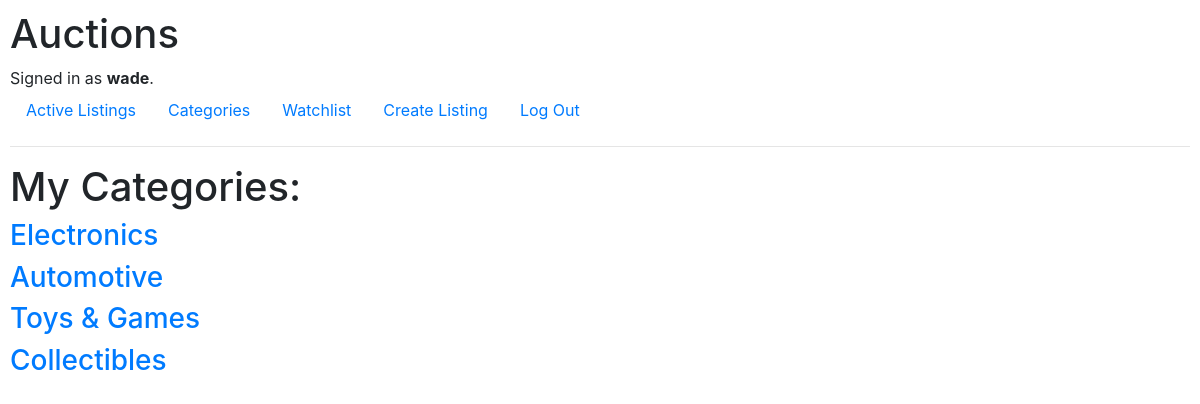
The page /categories (signed in) on the database its author committed.
### auctions/models.py (models this page shows, shortened)
class User(AbstractUser):
    pass

class Category(models.Model):                              # category model I add to the auction form
    CATEGORY_CHOICES=[
    ('Electronics', 'Electronics'),
    ('Clothing', 'Clothing'),
    ('Home & Garden', 'Home & Garden'),
    ('Toys & Games', 'Toys & Games'),
    ('Books & Magazines', 'Books & Magazines'),
    ('Sports & Outdoors', 'Sports & Outdoors'),
    ('Health & Beauty', 'Health & Beauty'),
    ('Collectibles', 'Collectibles'),
    ('Automotive', 'Automotive'),
    ('Miscellaneous', 'Miscellaneous')]
    name = models.CharField(max_length=30, choices=CATEGORY_CHOICES)

### auctions/views.py (the view)
# urls.py: path("categories", views.categories,name="categories" ), #categories
def categories(request):  #categories page should be a post request and show all the listings of a specific category
    category=Category.objects.all()
    return render(request, "auctions/categories.html", {'categories': category})

### auctions/templates/auctions/categories.html
{% extends "auctions/layout.html" %}
{% block body %}
    <h1>My Categories: </h1>
    {% for category in categories %}
    <h3><a href="{% url 'category' category.name %}" class="image_link_anchor">{{category.name}}</a></h3>
    {% endfor %}
{% endblock %}

### auctions/templates/auctions/layout.html (shortened to what this page needs)
{% load static %}
<!DOCTYPE html>
<html lang="en">
    <head>
        <link rel="stylesheet" href="https://stackpath.bootstrapcdn.com/bootstrap/4.4.1/css/bootstrap.min.css">
        <link href="{% static 'auctions/styles.css' %}" rel="stylesheet">
    </head>
    <body>
        <h1>Auctions</h1>
        <div>
            {% if user.is_authenticated %}
                Signed in as <strong>{{ user.username }}</strong>.
            {% else %}
                Not signed in.
            {% endif %}
        </div>
        <ul class="nav">
            <li class="nav-item">
                <a class="nav-link" href="{% url 'index' %}">Active Listings</a>
            </li>
            <li class="nav-item">
                <a class="nav-link" href="{% url 'categories' %}">Categories</a>
            </li>
            {% if user.is_authenticated %}
            <li class="nav-item">
                <a class="nav-link" href="{% url 'watchlist' %}">Watchlist</a>
            </li>
            <li class="nav-item">
                <a class="nav-link" href="{% url 'create' %}">Create Listing</a>
            </li>
                <li class="nav-item">
                    <a class="nav-link" href="{% url 'logout' %}">Log Out</a>
                </li>
            {% endif %}
        </ul>
        <hr>
        {% block body %}
        {% endblock %}
    </body>
</html>

### auctions/static/auctions/styles.css (style rules this page uses)
body { padding: 10px; }
.image_link_anchor { display: block; }

### rows shown on the page
User: username "wade"
Category: name "Electronics"
Category: name "Automotive"
Category: name "Toys & Games"
Category: name "Collectibles"
